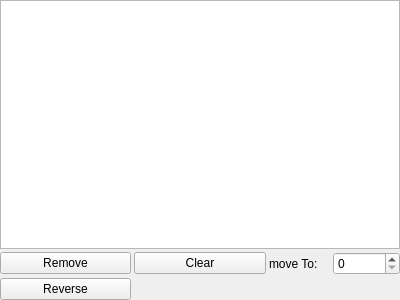
<?xml version="1.0" encoding="UTF-8"?>
<ui version="4.0">
 <class>tSelectionSummary</class>
 <widget class="QWidget" name="tSelectionSummary">
  <property name="geometry">
   <rect>
    <x>0</x>
    <y>0</y>
    <width>400</width>
    <height>300</height>
   </rect>
  </property>
  <property name="windowTitle">
   <string>Form</string>
  </property>
  <layout class="QVBoxLayout" name="verticalLayout">
   <property name="spacing">
    <number>3</number>
   </property>
   <property name="leftMargin">
    <number>0</number>
   </property>
   <property name="topMargin">
    <number>0</number>
   </property>
   <property name="rightMargin">
    <number>0</number>
   </property>
   <property name="bottomMargin">
    <number>0</number>
   </property>
   <item>
    <widget class="QListWidget" name="listWidget"/>
   </item>
   <item>
    <widget class="QWidget" name="widget" native="true">
     <layout class="QGridLayout" name="gridLayout">
      <property name="leftMargin">
       <number>0</number>
      </property>
      <property name="topMargin">
       <number>0</number>
      </property>
      <property name="rightMargin">
       <number>0</number>
      </property>
      <property name="bottomMargin">
       <number>0</number>
      </property>
      <property name="spacing">
       <number>3</number>
      </property>
      <item row="0" column="0">
       <widget class="QPushButton" name="removeButton">
        <property name="text">
         <string>Remove</string>
        </property>
       </widget>
      </item>
      <item row="1" column="0">
       <widget class="QPushButton" name="reverseButton">
        <property name="text">
         <string>Reverse</string>
        </property>
       </widget>
      </item>
      <item row="0" column="1">
       <widget class="QPushButton" name="clearButton">
        <property name="text">
         <string>Clear</string>
        </property>
       </widget>
      </item>
      <item row="0" column="2">
       <widget class="QWidget" name="widget_2" native="true">
        <layout class="QHBoxLayout" name="horizontalLayout">
         <property name="spacing">
          <number>3</number>
         </property>
         <property name="leftMargin">
          <number>0</number>
         </property>
         <property name="topMargin">
          <number>0</number>
         </property>
         <property name="rightMargin">
          <number>0</number>
         </property>
         <property name="bottomMargin">
          <number>0</number>
         </property>
         <item>
          <widget class="QLabel" name="label">
           <property name="text">
            <string>move To:</string>
           </property>
          </widget>
         </item>
         <item>
          <widget class="QSpinBox" name="positionSpinBox">
           <property name="maximum">
            <number>999999999</number>
           </property>
          </widget>
         </item>
        </layout>
       </widget>
      </item>
     </layout>
    </widget>
   </item>
  </layout>
 </widget>
 <resources/>
 <connections/>
</ui>
